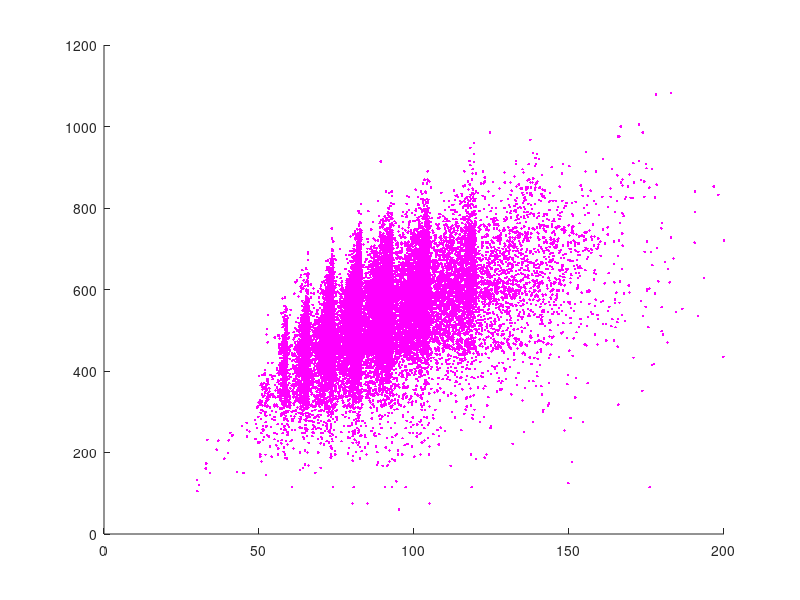

The MATLAB script that drew this image: (Note: this script raises an error after producing the figure.)
clear;

load data.csv;

I_m = data(:,1) == 1.0;
I_f = data(:,1) == 0.0;

male = data(I_m,:);
female = data(I_f,:);

[S I] = sort(male(:,2));
male = male(I,:);

bw_m = male(:,2);
bw_f = female(:,2);

sq_m = male(:,3);
sq_f = female(:,3);

bp_m = male(:,4);
bp_f = female(:,4);

dl_m = male(:,5);
dl_f = female(:,5);

total_m = sq_m + bp_m + dl_m;
total_f = sq_f + bp_f + dl_f;

male = [male total_m];
female = [female total_f];

scatter(bw_m,total_m,[],'m','.');
hold on;

m = length(bw_m);
N = 20;
COC = zeros(0,6);
BOC = zeros(0,6);

for i=1:N,
  weight_bucket = bucket(male,2,N,i);
  ccrop = bucket(weight_bucket,-6,10,1);
  bcrop = bucket(weight_bucket,-6,10,9);
  COC = [COC; ccrop];
  BOC = [BOC; bcrop];
end;

scatter(COC(:,2),COC(:,6),[],'y','.');
scatter(BOC(:,2),BOC(:,6),[],'c','.');

y = COC(:,6);
nz = COC(:,2)/200;

X = [ones(size(nz)) nz nz.^2 nz.^3 nz.^4 nz.^5];

theta = zeros(6,1);

covar = X' * X;

theta1 = y' * X * inv(covar);
theta1 = theta1';

disp(rmse(X*theta1,y));

t = (20:200)';
u = t / 200;
X = [ones(size(u)) u u.^2 u.^3 u.^4 u.^5];
f = X*theta1;
plot(t,f,'g',"linewidth",3);

% Now fit 9th decile

y = BOC(:,6);
nz = BOC(:,2)/200;

X = [ones(size(nz)) nz nz.^2 nz.^3 nz.^4 nz.^5];

theta0 = zeros(6,1);

covar = X' * X;

theta0 = y' * X * inv(covar);
theta0 = theta0';

disp(rmse(X*theta0,y));

t = (20:200)';
u = t / 200;
X = [ones(size(u)) u u.^2 u.^3 u.^4 u.^5];
g = X*theta0;
plot(t,g,'k',"linewidth",3);


